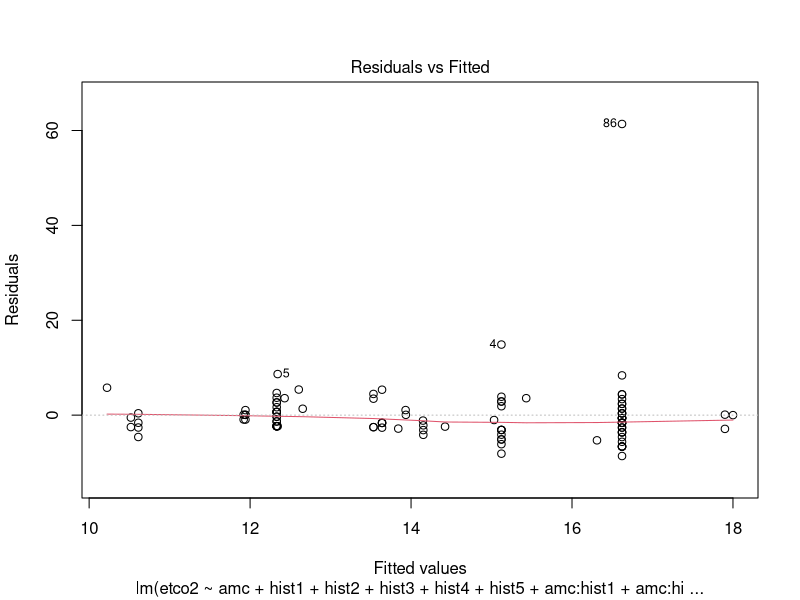
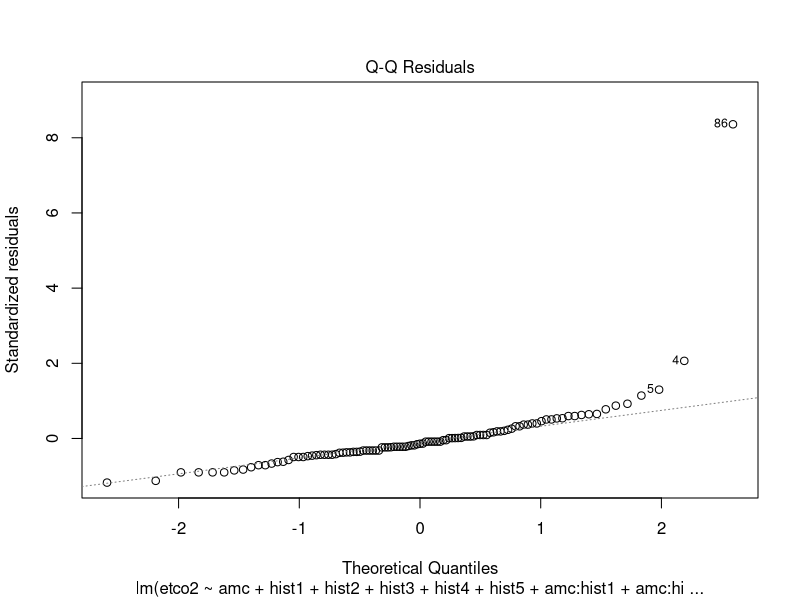

Reproduce these figures in R, in order.
## ---- chunk 1
knitr::opts_chunk$set(cache=TRUE, echo=FALSE, error=FALSE, message=FALSE, warning=FALSE, tidy.opts=list(width.cutoff=60),tidy=TRUE)
## ---- chunk 2
library(readxl)
data <- read_excel("cardiac_arrests.xlsx")
#head(data)
## ---- chunk 3
library(dplyr)
library(ggplot2)
library(tidyr)

data <- data %>%
  mutate(across(where(is.numeric), ~ replace(.x, .x == 9999, NA)))

data$race <- factor(data$race, levels = c(1, 2, 3, 4, 99), 
                    labels = c("White", "Black/African American", 
                               "Asian", "Latinx", "Other"))
data$amc <- factor(data$amc, levels = c(1, 2), 
                   labels = c("LV", "LVOT/Aortic root"))
data$op_level <- factor(data$op_level, levels = c(1, 2, 3, 99), 
                        labels = c("Attending physician", "Fellow", 
                                   "Resident", "Other"))
data$cpr_type <- factor(data$cpr_type, levels = c(1, 2, 3), 
                        labels = c("Manual", "Mechanical", "Alternating"))
data$hist1 <- factor(data$hist1, levels = c(0, 1), 
                     labels = c("No", "Yes"))

data$hist2 <- factor(data$hist2, levels = c(0, 1), 
                     labels = c("No", "Yes"))

data$hist3 <- factor(data$hist3, levels = c(0, 1), 
                     labels = c("No", "Yes"))

data$hist4 <- factor(data$hist4, levels = c(0, 1), 
                     labels = c("No", "Yes"))

data$hist5 <- factor(data$hist5, levels = c(0, 1), 
                     labels = c("No", "Yes"))

data$rosc <- factor(data$rosc, levels = c(0, 1), 
                    labels = c("No", "Yes"))

data$survival <- factor(data$survival, levels = c(0, 1), 
                        labels = c("No", "Yes"))

data$time_approx <- factor(data$time_approx, levels = c(0, 1), 
                           labels = c("Known", "Approximated"))

#summary(data)
cleaned_data <- na.omit(data)
## ---- chunk 4
# Fit a linear regression model
normal_model <- lm(etco2 ~ amc + hist1 + hist2 + hist3 + 
                          hist4 + hist5 + amc:hist1 + amc:hist2 + amc:hist3 + 
                          amc:hist4 + amc:hist5, 
                        data = cleaned_data)
## ---- chunk 5
plot(normal_model, which = 1)
## ---- chunk 6
library(lmtest)
dwtest(normal_model)
## ---- chunk 7
plot(normal_model, which = 2)
## ---- chunk 8
library(car)
vif(normal_model, 'predictor')
vif(normal_model)
